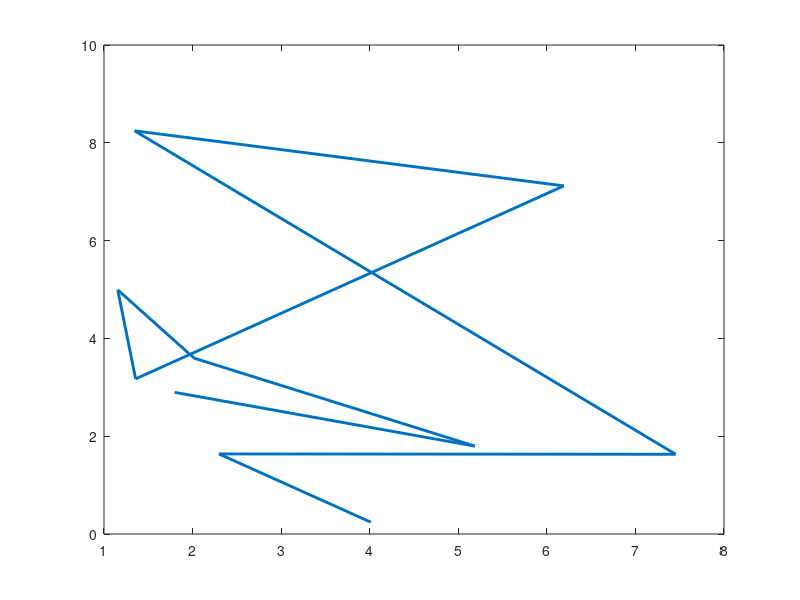

The MATLAB script that drew this image: (Note: this script raises an error after producing the figure.)




X = unifrnd(0,10,10,1);
Y = unifrnd(0,10,10,1);

points = [X';Y'];

figure()
set(gcf, 'Position', [1, 1, 1600, 900])
plot(X,Y,'LineWidth',2.1)
hold on
fnplt(cscvn(points),'g',2.4)
points = fnplt(cscvn(points),'g',2.4);
scatter(points(1,end),points(2,end),200,'b','filled')
hold off




